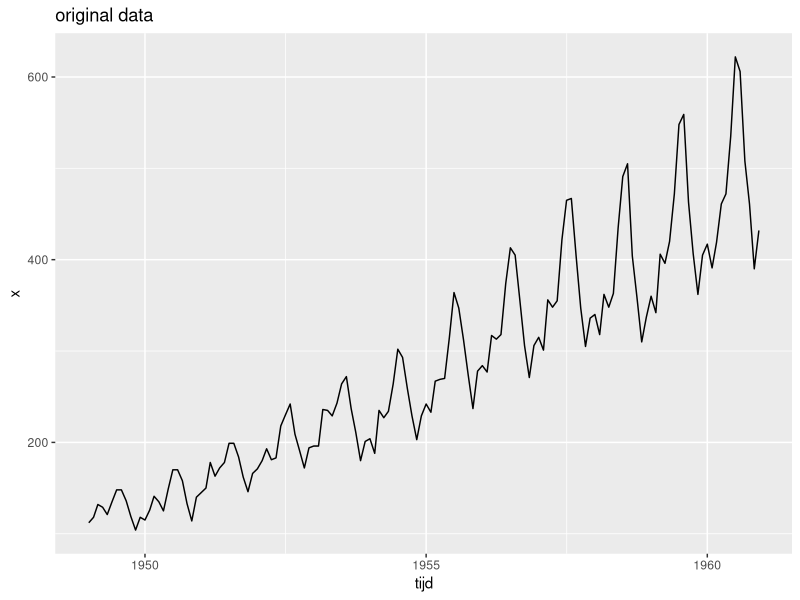
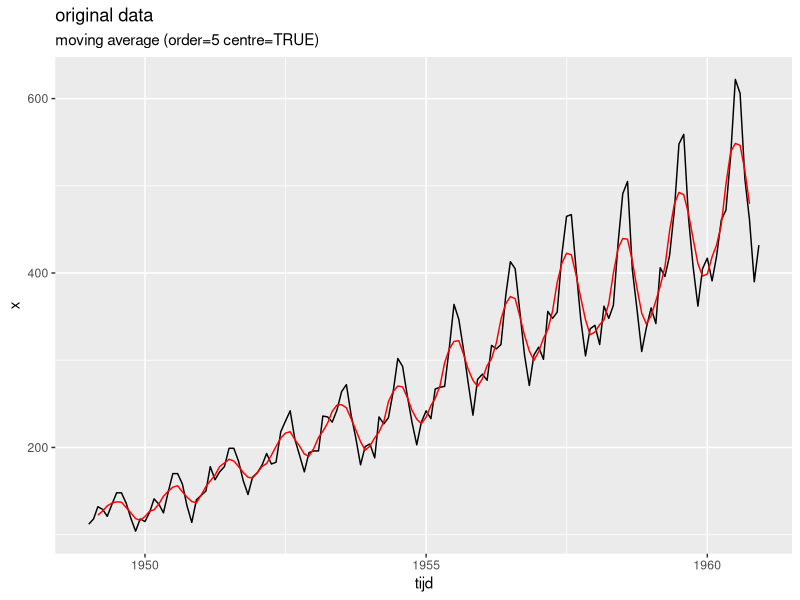
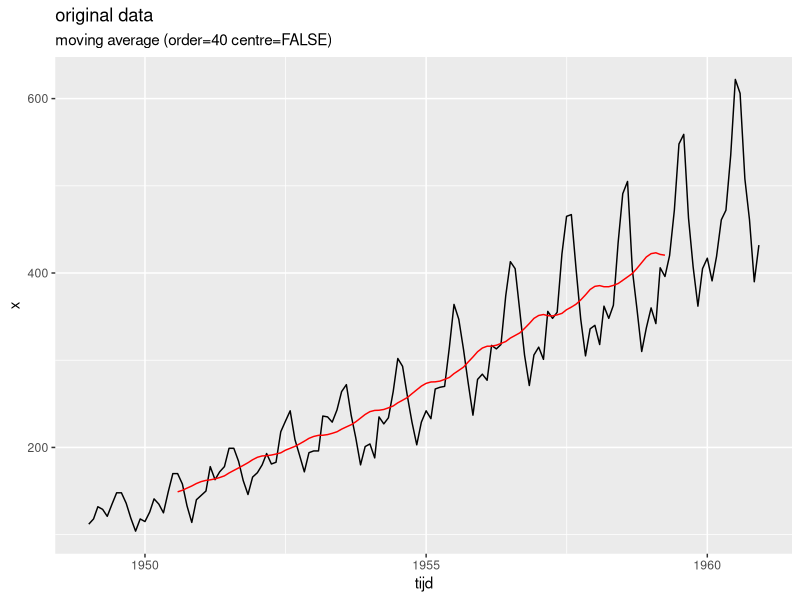

Recreate these plots in R, in order. (Note: this script raises an error after producing the figures.)
# Uitleg Wild over decompose van tijdsseries
#
# https://www.youtube.com/watch?v=85XU1T9DIps
#
# werken met beschikbare dataset "Airpassengers"
require(tidyverse)
require(lubridate)
require(forecast)
data("AirPassengers")
ap.df <- as.data.frame(AirPassengers)
ap.df$x <- as.numeric(ap.df$x)
ap.df$jaar <- rep(c(1949:1960),each=12)
ap.df$quarter <- rep(rep(c("Q1","Q2","Q3","Q4"),each=3),12)
ap.df$tijd <- seq(ymd("1949-01-01"),ymd("1960-12-01"),by="months")
ggplot(data=ap.df) +
  geom_line(aes(x=tijd,y=x)) +
  labs(title="original data")
#
# Zoeken van de trendlijn. Hiervoor kunnen we HoltWinters NIET gebruiken 
# omdat die als input een time series object gebruikt.
#
# Met de ma-function (moving average) van package "forecast"
#
ap.df$ma <- ma(ap.df$x, order=5, centre=TRUE)
ggplot(data=ap.df) +
      geom_line(aes(x=tijd,y=x)) +
      geom_line(aes(x=tijd,y=ma),color="red") +
      labs(title="original data", subtitle="moving average (order=5 centre=TRUE)")
# Venster te klein, te veel seasonality, we verliezen info van de eindpunten
ap.df$ma <- ma(ap.df$x, order=40, centre=FALSE)
ggplot(data=ap.df) +
  geom_line(aes(x=tijd,y=x)) +
  geom_line(aes(x=tijd,y=ma),color="red") +
  labs(title="original data", subtitle="moving average (order=40 centre=FALSE)")
# centre beinvloedt enkel hoe er omgegaan wordt met een moving average window dat even is. Dus
# ook hier verlies van info naar het einde.
#
# Met functie rollmean van package "zoo"
require(zoo)
n <- 40
ap.df$rollmean[1:(n-1)] <- NA
ap.df$rollmean[n:nrow(ap.df)] <- rollmean(ap.df$x,n)
ggplot(data=ap.df) +
  geom_line(aes(x=tijd,y=x)) +
  geom_line(aes(x=tijd,y=rollmean),color="red") +
  labs(title="original data", subtitle="rollmean, n=40")
# Loopt duidelijk achter op de feiten! Dat is het klassieke nadeel van een backward looking
# moving average systeem: als er een trend is, dan wordt die pas laat opgepikt.
# We kunnen dat gedeeltelijk opvangen door n kleiner te maken bv. n=12 (smoothing over 1 jaar)
n <- 12
ap.df$rollmean[1:(n-1)] <- NA
ap.df$rollmean[n:nrow(ap.df)] <- rollmean(ap.df$x,n)
ggplot(data=ap.df) +
  geom_line(aes(x=tijd,y=x)) +
  geom_line(aes(x=tijd,y=rollmean),color="red") +
  labs(title="original data", subtitle="rollmean, n=12")
#
# Maar je blijft "te laat" komen.
#
# Om rekening te houden met de trend is er Double Exponential Smoothing (des). Op basis van het artikel
# van Grisha Trubetskoy heb ik dat in een functie ondergebracht. De input is een dataframe met twee 
# variabelen x en y. x=c(1:nfrow(y)) en y=data
#
JT.des <- function(serie.des, alpha=0.1, beta=0.1) {
  serie.des$level <- NA
  serie.des$slope <- NA
  serie.des$yhat <- NA
  serie.des$level[1] <- serie.des$y[1]
  serie.des$slope[1] <- 0
  serie.des$yhat[1] <- serie.des$y[1]
  for (i in (2:nrow(serie.des))) {
    if (i==2) {
      new.level <- serie.des$y[i]
      new.slope <- serie.des$y[i]-serie.des$y[i-1]
      yvalue <- serie.des$y[i]
    } else {
      yvalue <- serie.des$y[i]
      }
  last.level <- serie.des$level[i-1]
  last.slope <- serie.des$slope[i-1]
  new.level <- alpha*yvalue + (1 - alpha)*(last.level + last.slope)
  new.slope <- beta*(new.level - last.level) + (1 - beta)*last.slope
  serie.des$yhat[i] <- new.level + new.slope
  serie.des$level[i] <- new.level
  serie.des$slope[i] <- new.slope
  }
  return(serie.des)
}
ap.df$des <- JT.des(reeks, alpha=0.1, beta=0.1)$yhat
ggplot(data=ap.df, aes(x=tijd)) + 
  geom_line(aes(y=x), colour="black") + 
  geom_line(aes(y=des), colour="red") +
  labs(title="Double exponential smoothing (alpha=0.1, beta=0.1)")
#
# Dat ziet er al wat beter uit, maar de slope-volging geeft ook het volgen van de seizoensgebondenheid
#
ap.df$des <- JT.des(reeks, alpha=0.1, beta=0.05)$yhat
ggplot(data=ap.df, aes(x=tijd)) + 
  geom_line(aes(y=x), colour="black") + 
  geom_line(aes(y=des), colour="red") +
  labs(title="Double exponential smoothing (alpha=0.1, beta=0.05)")
#
ap.df$des <- JT.des(reeks, alpha=0.05, beta=0.1)$yhat
ggplot(data=ap.df, aes(x=tijd)) + 
  geom_line(aes(y=x), colour="black") + 
  geom_line(aes(y=des), colour="red") +
  labs(title="Double exponential smoothing (alpha=0.1, beta=0.05)")
#
# Werken met een polynoommodel
model.pol <- lm(ap.df$x ~ poly(ap.df$tijd,3))
summary(model.pol)
# De berekende waarden zitten in model.pol$fitted.values
ap.df$pol <- model.pol$fitted.values
ggplot(data=ap.df, aes(x=tijd)) + 
  geom_line(aes(y=x), colour="black") + 
  geom_line(aes(y=pol), colour="red") +
  labs(title="Polynoommodel (n=3)")
#
# Werken met een loess-kromme
#
model.loess <- loess(ap.df$x ~ as.numeric(rownames(ap.df)), span=0.5)
ap.df$loess <- predict(model.loess)
ggplot(data=ap.df, aes(x=tijd)) + 
  geom_line(aes(y=x), colour="black") + 
  geom_line(aes(y=loess), colour="red") +
  labs(title="Loess-functie (span=0.5)")
# Op zoek naar seasonality
#
# Groepering per quarter
#
ap.df %>% group_by(jaar,quarter) %>% summarise(som=sum(x)) -> ap.df.q
ggplot(data=ap.df.q) + geom_point(aes(x=jaar,y=som,color=quarter))
ggplot(data=ap.df.q,aes(x=quarter,y=som,group=jaar)) + geom_line(aes(color=as.factor(jaar)))
#
# ase = additive seasonal effect
#
ap.df.q$ase <- 0
for (i in c(1949:1960)) {
  mod <- lm(ap.df.q$som[ap.df.q$jaar==i] ~ c(1:4))
  ap.df.q$ase[ap.df.q$jaar==i] <- mod$residuals
}
ggplot(data=ap.df.q, aes(x=quarter, group=jaar, color=as.factor(jaar))) +
  geom_line(aes(y=ase)) +
  labs(title="additive seasonal effect per year")
#
# Average seasonal effect
#
ap.df.q %>% group_by(quarter) %>% summarise(avg=mean(ase)) -> ap.df.q.average                                     
ggplot(data=ap.df.q.average, aes(x=quarter, y=avg, group=1)) +
  geom_line() +
  labs(title="additive seasonal effect (average)")
